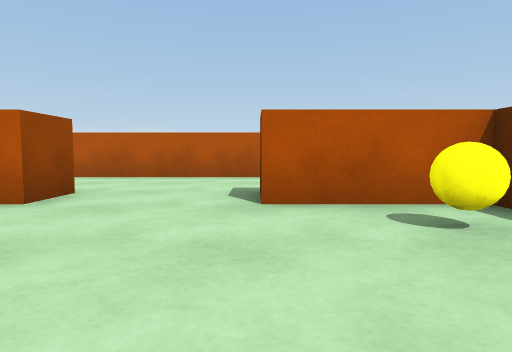
view 1 (above)

16 first-person views from a walk through a scene from a Unity 3-D project. The camera is 0.55 m above the floor, tilts 4° down and sees 75° across. The floor is counted in squares, 1 m on a side. Each view is taken from the middle of a square. On the plan, view 1 faces up. The plan holds only what a view shows up to about 9 squares ahead; the rest is blank. The place goes on beyond the plan. The player character is not drawn.

view 2
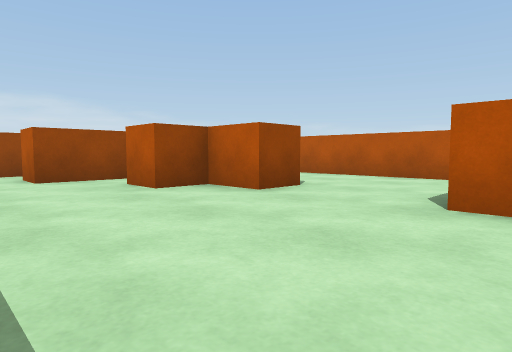

view 3
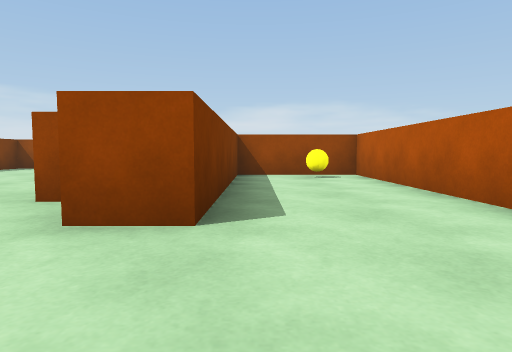

view 4
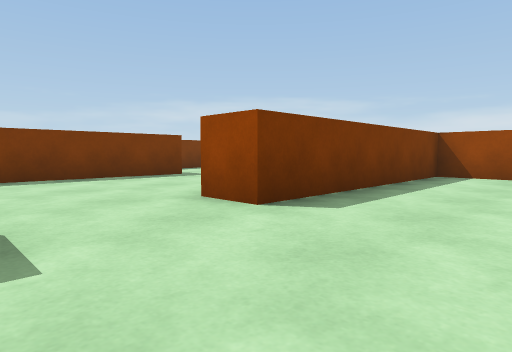

view 5
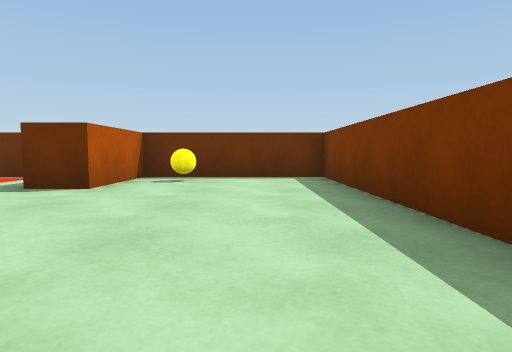

view 6
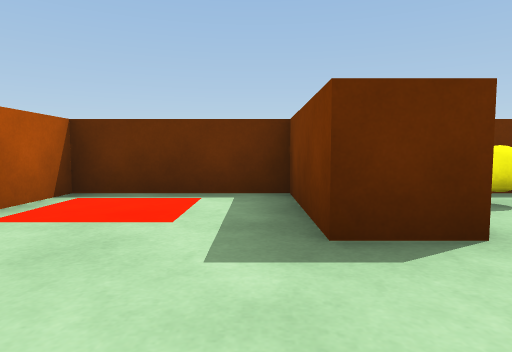

view 7
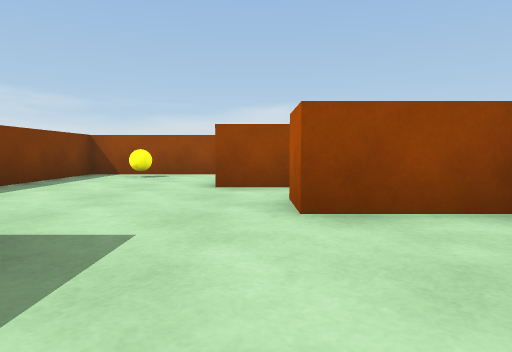

view 8
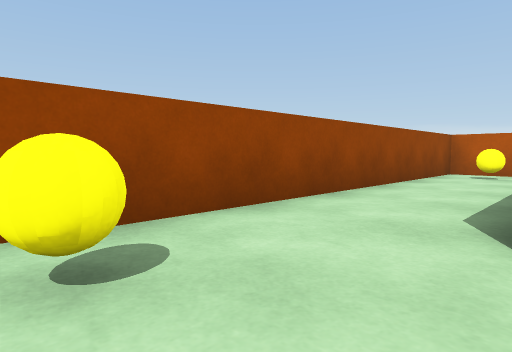

view 9
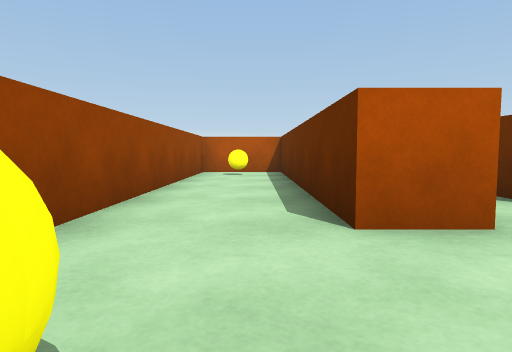

view 10
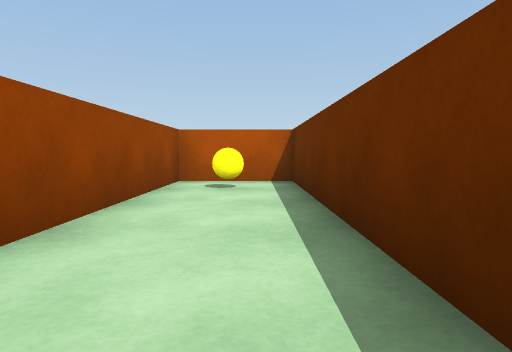

view 11
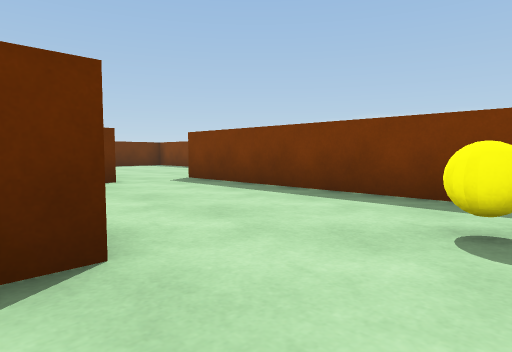

view 12
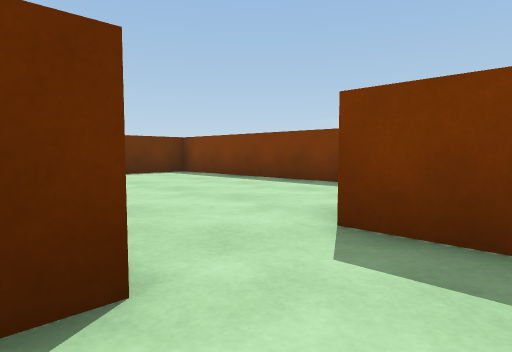

view 13
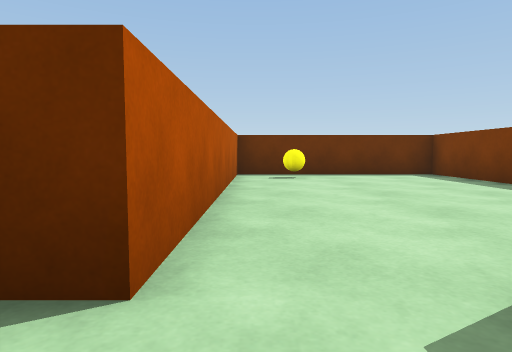

view 14
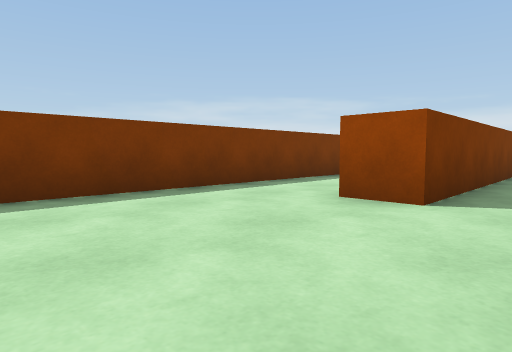

view 15
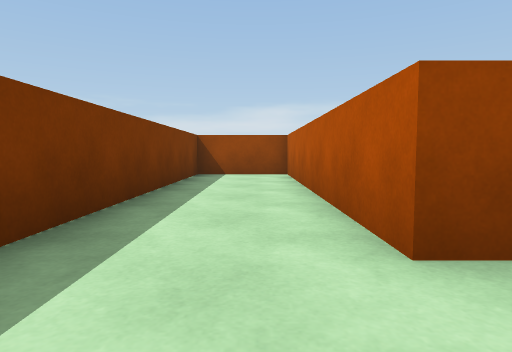

view 16
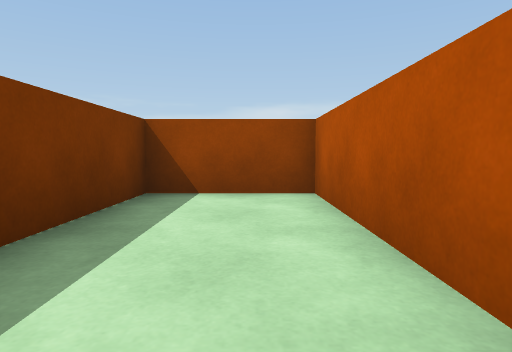

### Floor plan
Ten units are one square. View 1 is at (0, 0); x grows to the right and y downward. Boxes are objects, and circles mark ways between rooms. Rooms are numbered by the first view taken in them; rooms with no view inside come last. Other rooms are left out.
<svg viewBox="-120 -80 150 150">
<path fill="none" stroke="#000" d="M-60 -34 -60 -14M-49 5 25 5 25 -35 1 -35 1 -45 25 -45 25 -75 -83 -75 -83 -45 -25 -45 -25 -35 -37 -35 -37 -25 -48 -25M-83 -18 -83 -4 -93 -4 -93 -75 -115 -75 -115 32 -47 32M-60 -14 -70 -14M-48 15 -48 10M-47 32 -47 42 -115 42 -115 65 25 65 25 15 -48 15"/>
<rect x="-75" y="-65" width="10" height="10" fill="#bbb"><title>yellow ball</title></rect>
<rect x="15" y="-25" width="10" height="10" fill="#bbb"><title>yellow ball</title></rect>
<rect x="-115" y="15" width="10" height="10" fill="#bbb"><title>yellow ball</title></rect>
<rect x="-105" y="-65" width="10" height="10" fill="#bbb"><title>yellow ball</title></rect>
<rect x="5" y="25" width="10" height="10" fill="#bbb"><title>yellow ball</title></rect>
<circle cx="-45" cy="-5" r="3" fill="#2a7"/>
<circle cx="-50" cy="20" r="3" fill="#2a7"/>
<text x="-20" y="-40">1</text>
<text x="-80" y="-10">2</text>
<text x="-30" y="40">3</text>
</svg>
Room 1 opens to room 2. Room 2 opens to room 3.

Where each view was taken, in squares from view 1:
view 1: 0 up, 0 right, facing up
view 2: 0 up, 1 right, facing up-left
view 3: 5 up, 0 right, facing left
view 4: 7 up, 0 right, facing down-left
view 5: 1 up, 5 left, facing right
view 6: 5 up, 2 left, facing right
view 7: 1 up, 3 left, facing left
view 8: 2 down, 9 left, facing up-left
view 9: 2 down, 10 left, facing up
view 10: 1 up, 10 left, facing up
view 11: 1 up, 11 left, facing down-right
view 12: 1 down, 6 left, facing down-right
view 13: 2 down, 6 left, facing right
view 14: 2 down, 1 left, facing down-left
view 15: 5 down, 3 left, facing left
view 16: 5 down, 7 left, facing left
